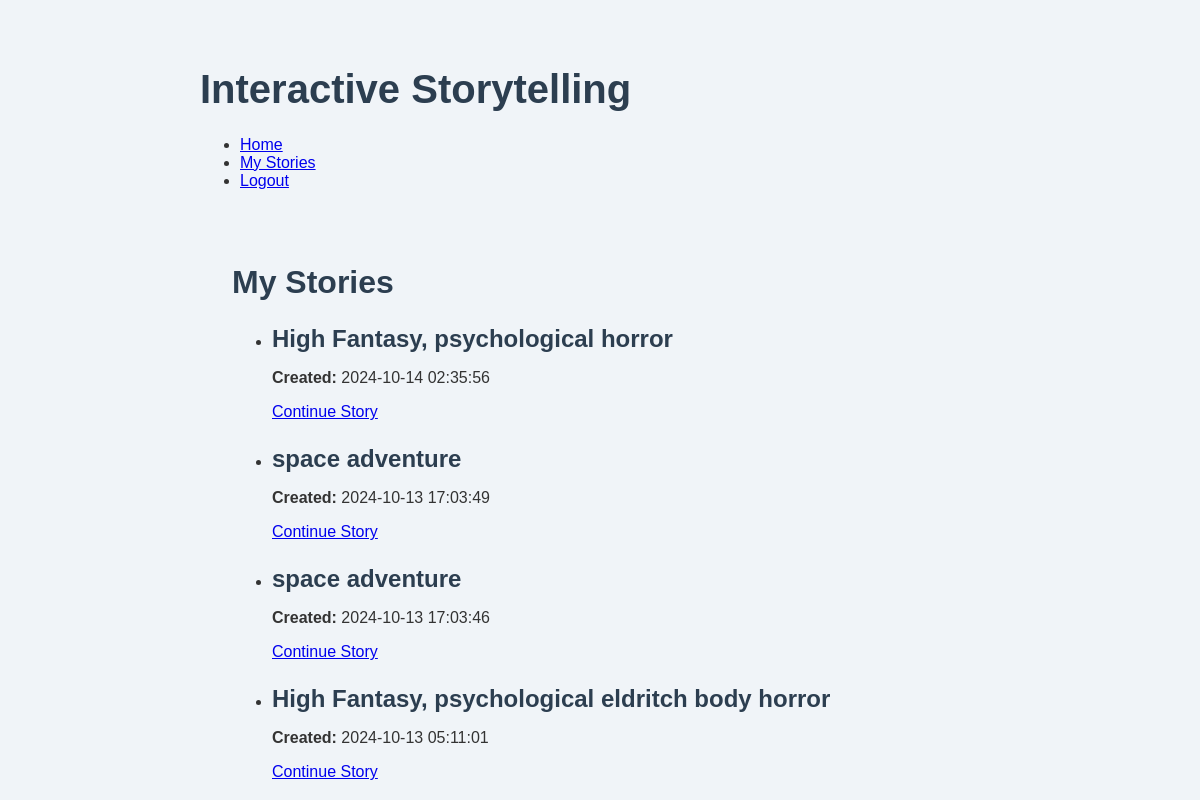
/my_stories (signed in, upper part), run on an earlier commit of the app's database.
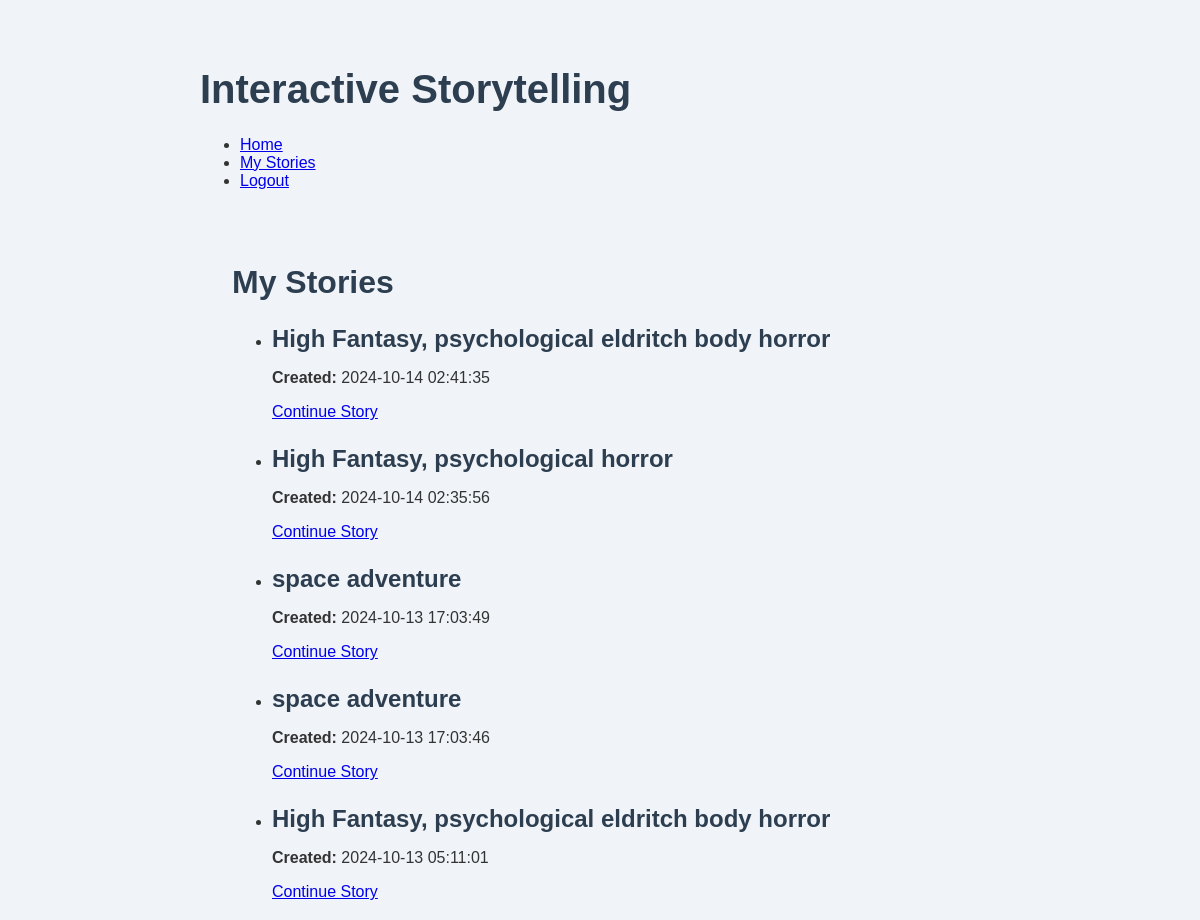
And on a later commit of the database.
### models.py (models this page shows)
class Story(db.Model):
    id = db.Column(db.Integer, primary_key=True)
    user_id = db.Column(db.Integer, db.ForeignKey('user.id'), nullable=False)
    topic = db.Column(db.String(200), nullable=False)
    book_spec = db.Column(db.Text, nullable=True)
    outline = db.Column(db.Text, nullable=True)
    created_at = db.Column(db.DateTime, default=datetime.utcnow)
    user = db.relationship('User', backref=db.backref('stories', lazy=True))

### routes.py (the view)
@main_bp.route('/my_stories')
def my_stories():
    if 'user_id' not in session:
        flash('You must be logged in to view your stories.')
        return redirect(url_for('main.login'))
    user = User.query.get(session['user_id'])
    stories = Story.query.filter_by(user_id=user.id).order_by(Story.created_at.desc()).all()
    return render_template('my_stories.html', stories=stories)

### templates/my_stories.html (shortened to what this page needs)
{% extends "base.html" %}
{% block content %}
<div class="container">
    <h2>My Stories</h2>
    {% if stories %}
        <ul class="list-group">
        {% for story in stories %}
            <li class="list-group-item">
                <h3>{{ story.topic }}</h3>
                <p><strong>Created:</strong> {{ story.created_at.strftime('%Y-%m-%d %H:%M:%S') }}</p>
                <a href="{{ url_for('main.continue_story', story_id=story.id) }}" class="btn btn-primary">Continue Story</a>
            </li>
        {% endfor %}
        </ul>
    {% else %}
        <p>You haven't created any stories yet.</p>
    {% endif %}
</div>
{% endblock %}

### templates/base.html (shortened to what this page needs)
<!DOCTYPE html>
<html lang="en">
<head>
    <link rel="stylesheet" href="{{ url_for('static', filename='css/styles.css') }}">
</head>
<body>
    <div class="container">
        <header>
            <h1>Interactive Storytelling</h1>
            <nav>
                <ul>
                    <li><a href="{{ url_for('main.index') }}">Home</a></li>
                    {% if 'user_id' in session %}
                        <li><a href="{{ url_for('main.my_stories') }}">My Stories</a></li>
                        <li><a href="{{ url_for('main.logout') }}">Logout</a></li>
                    {% else %}
                        <li><a href="{{ url_for('main.login') }}">Login</a></li>
                        <li><a href="{{ url_for('main.register') }}">Register</a></li>
                    {% endif %}
                </ul>
            </nav>
        </header>
        <main>
            {% block content %}{% endblock %}
        </main>
    </div>
</body>
</html>

### static/css/styles.css (style rules this page uses)
body { font-family: 'Arial', sans-serif; background-color: #f0f4f8; color: #333; }
.container { max-width: 800px; margin: 0 auto; padding: 2rem; }
h1, h2, h3 { color: #2c3e50; }
h1 { font-size: 2.5rem; margin-bottom: 1.5rem; }
h2 { font-size: 2rem; margin-bottom: 1rem; }
h3 { font-size: 1.5rem; margin-bottom: 0.5rem; }

What changed in the data, as far as the page shows it:
added Story: topic "High Fantasy, psychological eldritch body horror", created_at "2024-10-14 02:41:35"
